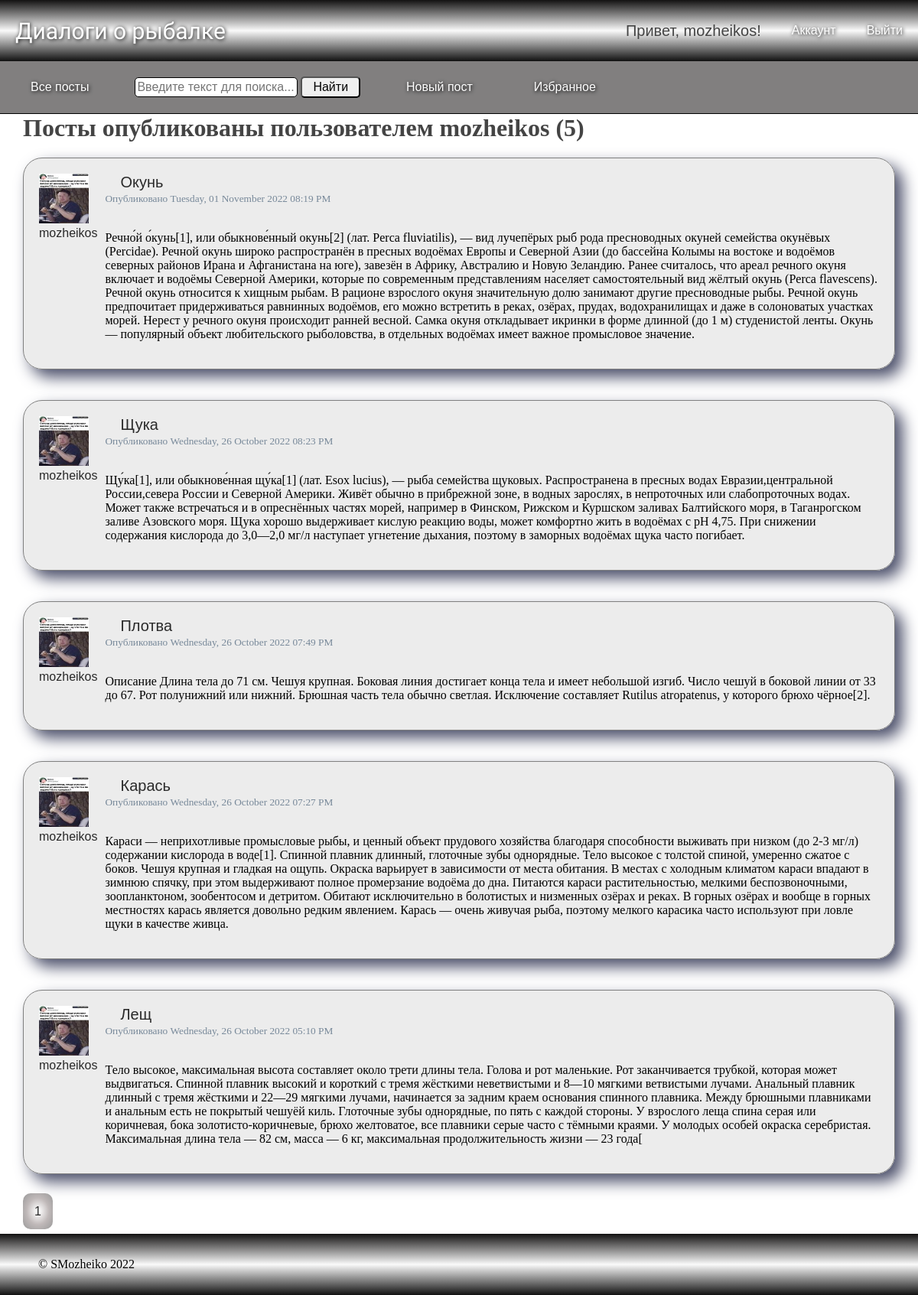
The app's page /user_posts?username=mozheikos (signed in) with its own data.
### blog_flask/models.py (models this page shows, shortened)
class SaveMixin:
    def save(self):
        db.session.add(self)
        db.session.commit()

class User(db.Model, UserMixin, SaveMixin):
    id = db.Column(db.Integer, primary_key=True)
    username = db.Column(db.String(20), unique=True, nullable=False)
    email = db.Column(db.String(120), unique=True, nullable=False)
    avatar = db.Column(db.String(100), nullable=False, default='default.png')
    password = db.Column(db.String(100), nullable=False)
    posts = db.relationship(
        'Post',
        back_populates='author',
        lazy=True,
        uselist=True,
        cascade='all, delete-orphan'
    )
    comments = db.relationship(
        'Comment',
        back_populates='author',
        lazy=True,
        uselist=True,
        cascade='all, delete-orphan'
    )
    likes = db.relationship(
        'Like',
        back_populates='user',
        uselist=True
    )

class Post(db.Model, SaveMixin):
    id = db.Column(db.Integer, primary_key=True)
    title = db.Column(db.String(100), nullable=False)
    created_at = db.Column(db.DateTime, nullable=False, default=datetime.datetime.utcnow())
    content = db.Column(db.Text, nullable=False)
    user_id = db.Column(
        db.Integer, db.ForeignKey(
            'user.id',
            ondelete='CASCADE',
            onupdate='CASCADE'
        ), nullable=False
    )
    author = db.relationship(
        User,
        back_populates='posts',
        uselist=False
    )
    comments = db.relationship(
        'Comment',
        back_populates='post',
        uselist=True,
        cascade='all, delete-orphan'
    )
    images = db.relationship(
        'Images',
        back_populates='post',
        uselist=True,
        cascade='all, delete-orphan',
        lazy='select'
    )
    likes = db.relationship(
        'Like',
        back_populates='post',
        uselist=True
    )

### blog_flask/users/routes.py (the view)
@users.route('/user_posts')
def user_posts():
    username = request.args.get('username', type=str)
    page = request.args.get('page', 1, type=int)
    user = User.query.filter_by(username=username).first()
    posts = Post.query.filter_by(author=user).order_by(
        Post.created_at.desc()
    ).paginate(page=page, per_page=5)
    return render_template('user_posts.html', posts=posts, user=user)

### blog_flask/context_processsors.py
class SearchForm(FlaskForm):
    search = StringField(
        label='Поиск',
        validators=[DataRequired()]
    )
    find = SubmitField(
        label='Найти'
    )

### blog_flask/models.py (called while the page is built)
@login_manager.user_loader
def load_user(user_id):
    return User.query.get(int(user_id))

### run.py (called while the page is built)
@app.context_processor
def search():
    form = SearchForm()
    return dict(search=form)

@app.context_processor
def year():
    today_year = datetime.datetime.now().year
    return dict(year=today_year)

### blog_flask/templates/user_posts.html
{% extends "layout.html" %}
{% block content %}
    <h1 class="mb-3">Посты опубликованы пользователем {{ user.username }} ({{ posts.total }})</h1>
    {% for post in posts.items %}
    <div class="content-card">
      <div class="card-author">
        <img class="article-img" src="{{ url_for('static', filename='profile_pictures/' + post.author.avatar) }}">
        <a class="navbar-user card-title card-author" href="{{ url_for('users.user_posts', username=post.author.username) }}" style="margin: 0 auto">{{ post.author.username }}</a>
      </div>
      <div class="card">
        <div class="card-body">
          <h4 class="card-title"><a class="navbar-user card-title" href="{{ url_for('posts.post', post_id=post.id) }}">{{ post.title }}</a></h4>
          <small>Опубликовано {{ post.created_at.strftime('%A, %d %B %Y %I:%M %p') }}</small>
          <br>
          <br>
          <p class="card-text">{{ post.content }}</p>
        </div>
      </div>
    </div>
    {% endfor %}
    <div class="pagination">
        {% for page_num in posts.iter_pages(left_edge=1, right_edge=1, left_current=1, right_current=2) %}
          {% if page_num %}
            {% if posts.page == page_num %}
              <a class="paginate-button selected-page" href="{{ url_for('users.user_posts', username=user.username, page=page_num) }}">{{ page_num }}</a>
            {% else %}
              <a class="paginate-button" href="{{ url_for('users.user_posts', username=user.username, page=page_num) }}">{{ page_num }}</a>
            {% endif %}
          {% else %}
            ...
          {% endif %}
        {% endfor %}
    </div>
{% endblock content %}

### blog_flask/templates/layout.html (shortened to what this page needs)
<!DOCTYPE html>
<html>
<head>
    <link rel="stylesheet" href="{{ url_for('static', filename='fonts/css/font-awesome.css') }}">
    <link rel="stylesheet" href="{{ url_for('static', filename='fonts/css/font-awesome.min.css') }}">
    <link rel="stylesheet" type="text/css" href="{{ url_for('static', filename='main.css') }}">
</head>
<body>
    <div class="body">
        <div class="wrapper">
          <div class="navbar">
            <div class="navbar-main">
                <a class="navbar-brand" href="/">Диалоги о рыбалке</a>
            </div>
            <div class="navbar-profile">
                {% if current_user.is_authenticated %}
                    <h4 class="navbar-user">Привет, {{ current_user.username }}!</h4>
                    <a href="{{ url_for('users.account') }}" class="nav-link nav-item navigation-links">
                        Аккаунт
                    </a>
                    <a href="{{ url_for('users.logout') }}" class="nav-link nav-item navigation-links">
                        Выйти
                    </a>
                {% endif %}
            </div>
          </div>
            <ul class="menu">
                <li>
                    <a href="{{ url_for('posts.allpost') }}" class="nav-link nav-item navigation-links">
                        Все посты
                    </a>
                </li>
                <li>
                    <form class="search" action="{{ url_for('posts.allpost') }}" method="get">
                        {{ search.search(class="search-input", placeholder="Введите текст для поиска...") }}
                        {{ search.find(class="search-button") }}
                    </form>
                </li>
                {% if current_user.is_authenticated %}
                <li>
                    <a href="{{ url_for('posts.publish') }}" class="nav-link nav-item navigation-links">
                        Новый пост
                    </a>
                </li>
                <li>
                    <a href="{{ url_for('posts.allpost', favorites=1) }}" class="nav-link nav-item navigation-links">
                        Избранное
                    </a>
                </li>
                {% endif %}
            </ul>
            <div class="content">
              {% block content %}{% endblock %}
            </div>
        </div>
        <div class="footer">
            &copy; SMozheiko {{ year }}
        </div>
    </div>
</body>
</html>

### blog_flask/static/main.css (style rules this page uses)
body { margin: 0; padding: 0; }
.body { display: flex; flex-direction: column; min-height: 100vh; }
.wrapper { flex-grow: 1; }
.navbar, .footer { display: flex; height: 80px; align-items: center; position: sticky; justify-content: space-between; background: linear-gradient(rgb(19, 18, 18), rgb(250, 250, 250), rgb(17, 17, 17)); }
.menu { list-style: none; margin: 0; padding: 20px 0; display: flex; justify-content: flex-start; align-items: center; background-color: #817f7f; border-bottom: 1px black solid; }
.menu li { margin: 0 20px; }
.footer { padding: 0 50px; box-sizing: border-box; }
.navbar-main, .navbar-profile { display: flex; align-items: center; }
.navbar-brand { text-decoration: none; font-size: 30px; font-family: 'Stalinist One', cursive; font-weight: normal; margin: 20px; color: white; text-shadow: 1px 1px 5px black; }
.navbar-user { font-size: 20px; font-family: Impact, Charcoal, sans-serif; font-weight: normal; margin: 20px; }
.nav-link { text-decoration: none; font-size: 16px; font-family: Impact, Charcoal, sans-serif; font-weight: normal; margin: 20px; color: white; text-shadow: 1px 1px 5px black; }
.search input { line-height: 20px; font-size: 16px; font-family: Ubuntu, sans-serif; font-weight: normal; border-radius: 5px; }
.search-input { padding: 2px; color: black; border: 1px solid black; }
.search-button { padding: 2px 14px; cursor: pointer; color: black; }
.content { position: relative; display: flex; flex-direction: column; margin: 0 auto; padding: 0; max-width: 1140px; background-color: #fff; justify-content: flex-start; }
.pagination { margin: 20px 0; }
.paginate-button { margin-right: 10px; padding: 15px; border-radius: 10px; box-sizing: border-box; box-shadow: 2px 2px 2px 1px black; font-family: Impact, Charcoal, sans-serif; text-decoration: none; color: #2a2a2a; background: radial-gradient(white 5%, rgb(192, 185, 185), rgb(152, 152, 152)); }
.selected-page { box-shadow: none; }
h1, h2, h3, h4, h5, h6 { margin: 0; color: #444444; }
.content-card { display: flex; padding: 20px; border: 1px solid grey; border-radius: 25px; background-color: rgba(218, 218, 218,50%); box-shadow: 10px 10px 20px #4a4e69; margin: 20px 0; }
.card { margin-left: 10px; }
.card-title { text-decoration: none; color: #2a2a2a; }
.card-author { font-size: 16px; margin: 0; }
.article-img { height: 65px; width: 65px; padding: 0; margin: 0; }
small { color: lightslategrey; }

### records on screen
User: username "mozheikos"
Post: avatar (picture), author.username "mozheikos", title "Окунь", created_at "Tuesday, 01 November 2022 08:19 PM", content "Речно́й о́кунь[1], или обыкнове́нный окунь[2] (лат. Perca fluviatilis), — вид лучепёрых рыб рода пресноводных окуней семейства окунёвых (Percidae). Речной окунь широко распространён в пресных водоёмах Европы и Северной Азии (до бассейна Колымы на востоке и водоёмов северных районов Ирана и Афганистана на юге), завезён в Африку, Австралию и Новую Зеландию. Ранее считалось, что ареал речного окуня включает и водоёмы Северной Америки, которые по современным представлениям населяет самостоятельный вид жёлтый окунь (Perca flavescens). Речной окунь относится к хищным рыбам. В рационе взрослого окуня значительную долю занимают другие пресноводные рыбы. Речной окунь предпочитает придерживаться…"
Post: avatar (picture), author.username "mozheikos", title "Щука", created_at "Wednesday, 26 October 2022 08:23 PM", content "Щу́ка[1], или обыкнове́нная щу́ка[1] (лат. Esox lucius), — рыба семейства щуковых. Распространена в пресных водах Евразии,центральной России,севера России и Северной Америки. Живёт обычно в прибрежной зоне, в водных зарослях, в непроточных или слабопроточных водах. Может также встречаться и в опреснённых частях морей, например в Финском, Рижском и Куршском заливах Балтийского моря, в Таганрогском заливе Азовского моря. Щука хорошо выдерживает кислую реакцию воды, может комфортно жить в водоёмах с pH 4,75. При снижении содержания кислорода до 3,0—2,0 мг/л наступает угнетение дыхания, поэтому в заморных водоёмах щука часто погибает."
Post: avatar (picture), author.username "mozheikos", title "Плотва", created_at "Wednesday, 26 October 2022 07:49 PM", content "Описание Длина тела до 71 см. Чешуя крупная. Боковая линия достигает конца тела и имеет небольшой изгиб. Число чешуй в боковой линии от 33 до 67. Рот полунижний или нижний. Брюшная часть тела обычно светлая. Исключение составляет Rutilus atropatenus, у которого брюхо чёрное[2]."
Post: avatar (picture), author.username "mozheikos", title "Карась", created_at "Wednesday, 26 October 2022 07:27 PM", content "Караси — неприхотливые промысловые рыбы, и ценный объект прудового хозяйства благодаря способности выживать при низком (до 2-3 мг/л) содержании кислорода в воде[1]. Спинной плавник длинный, глоточные зубы однорядные. Тело высокое с толстой спиной, умеренно сжатое с боков. Чешуя крупная и гладкая на ощупь. Окраска варьирует в зависимости от места обитания. В местах с холодным климатом караси впадают в зимнюю спячку, при этом выдерживают полное промерзание водоёма до дна. Питаются караси растительностью, мелкими беспозвоночными, зоопланктоном, зообентосом и детритом. Обитают исключительно в болотистых и низменных озёрах и реках. В горных озёрах и вообще в горных местностях карась является…"
Post: avatar (picture), author.username "mozheikos", title "Лещ", created_at "Wednesday, 26 October 2022 05:10 PM", content "Тело высокое, максимальная высота составляет около трети длины тела. Голова и рот маленькие. Рот заканчивается трубкой, которая может выдвигаться. Спинной плавник высокий и короткий с тремя жёсткими неветвистыми и 8—10 мягкими ветвистыми лучами. Анальный плавник длинный с тремя жёсткими и 22—29 мягкими лучами, начинается за задним краем основания спинного плавника. Между брюшными плавниками и анальным есть не покрытый чешуёй киль. Глоточные зубы однорядные, по пять с каждой стороны. У взрослого леща спина серая или коричневая, бока золотисто-коричневые, брюхо желтоватое, все плавники серые часто с тёмными краями. У молодых особей окраска серебристая. Максимальная длина тела — 82 см, масса —…"

### other values on screen
{{ posts.total }} "5"
{{ page_num }} "1"
